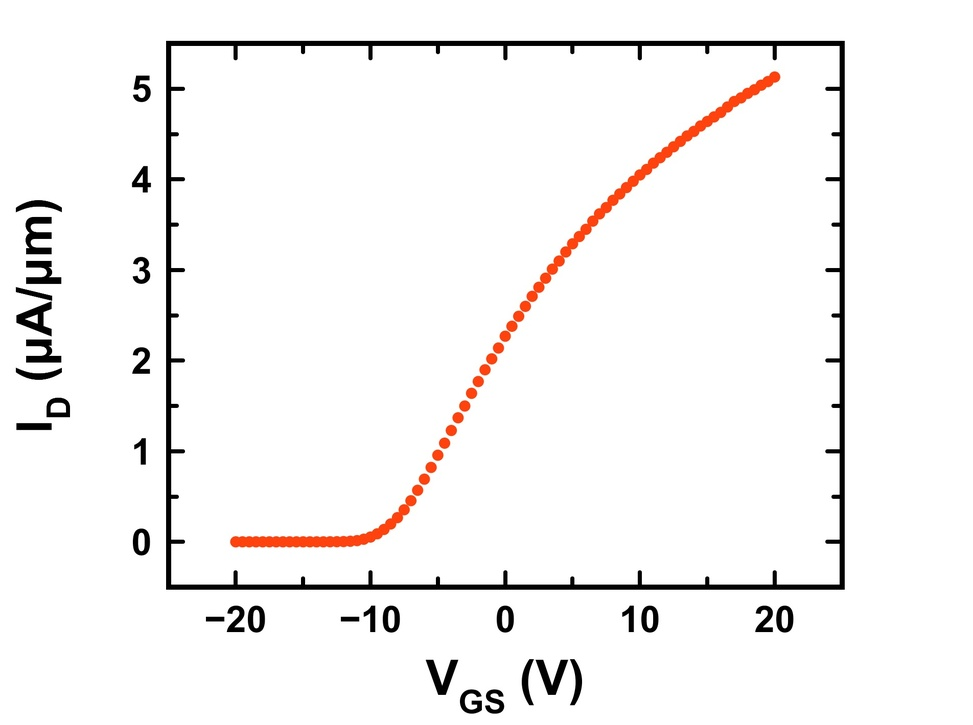
%> input picture data_in_report/Linear_circle.jpg, 973 x 725 px, shrunk from 1904 x 1420 before the run
$ octave --eval "result = detect_axis(rgb2gray(imread('data_in_report/Linear_circle.jpg')));"   (GNU Octave 9; MATLAB toolbox functions it lacks are replaced by stand-ins)
%> lines starting %> are read from the running program, lines starting %| are printed output that depends on the picture; in (x1, y1, x2, y2) boxes, pixels count from 0 and x2, y2 are one past the last pixel; in counts of white or black regions, pixels touching at a corner belong together; the program's own positions count from 1
function [origin,xaxis,yaxis] = detect_axis(image)

[~, threshold] = edge(image, 'sobel');
fudgeFactor = .5;
BWhorz = edge(image,'sobel', threshold * fudgeFactor, 'horizontal');
%figure, imshow(BWhorz), title('binary gradient mask horz');

fudgeFactor = .5;
BWvert = edge(image,'sobel', threshold * fudgeFactor, 'vertical');
%figure, imshow(BWvert), title('binary gradient mask vert');

% coordinates of the origin, endpts of x and y axis
[h, w] = size(BWhorz);

%find y axis
startCol = 1;
axisCol = 1;
while axisCol == 1
    currCol = BWvert(:, startCol);
    condIndsY = find(currCol == 1);
    numPixelsTrue = size(condIndsY, 1);
    if numPixelsTrue > h/2
        axisCol = startCol;
        break;
    end
    startCol = startCol + 1;
end

%find x axis (assumption that there is an X axis on bottom of graph)
startRow = h;
axisRow = 1;
while axisRow == 1
    currRow = BWhorz(startRow, :);
    condIndsX = find(currRow);
    numPixelsTrue = size(condIndsX, 2);
    if numPixelsTrue > w/2
        axisRow = startRow;
        break;
    end
    startRow = startRow - 1;
end

xStart = 0;
yStart = 0;
xEnd = 0;
yEnd = 0;

%find y axis start and end
if axisCol < w * (2/3)
    justYAxis = imopen(BWvert,ones(35, 1));
    yaxisInds = find(BWvert(:,axisCol) == 1);
    yMax = yaxisInds(1);
end

%find x axis start and end
if axisRow > h * (2/3)
    justXAxis = imopen(BWhorz,ones(1, 35));
    xAxisInds = find(BWhorz(axisRow,:) == 1);
    xMax = xAxisInds(end);
end

%let starts be at the origin

% determine origin
originx = axisCol;
originy = axisRow;

xMin = originx;
yMin = originy;

figure, imshow(BWvert);
hold on;
plot(originx, originy, 'b*');

origin = [originx,originy];

xaxis = [xMin xMax];
yaxis = [yMin yMax];

end
%> in detect_axis, `[~, threshold] = edge(image, 'sobel');`: threshold = 0.147
%> in detect_axis, `BWhorz = edge(image,'sobel', threshold * fudgeFactor, 'horizontal');`:
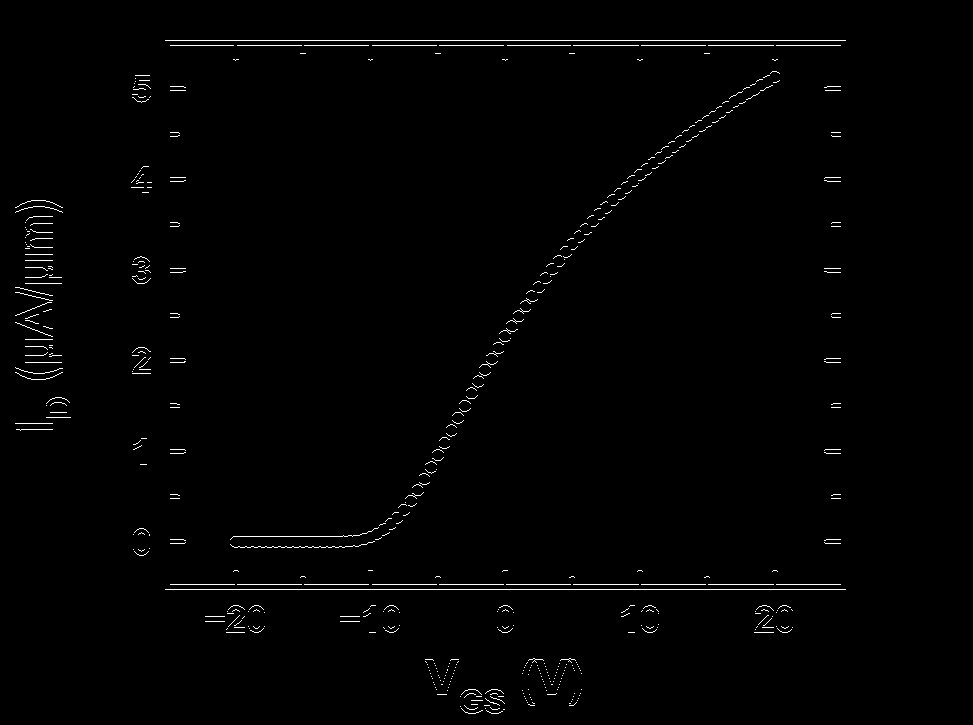
%> BWhorz: size 725x973 logical; 1% white in thin lines or dots, all inside (x1, y1, x2, y2) = (15, 40, 846, 714)
%> in detect_axis, `BWvert = edge(image,'sobel', threshold * fudgeFactor, 'vertical');`:
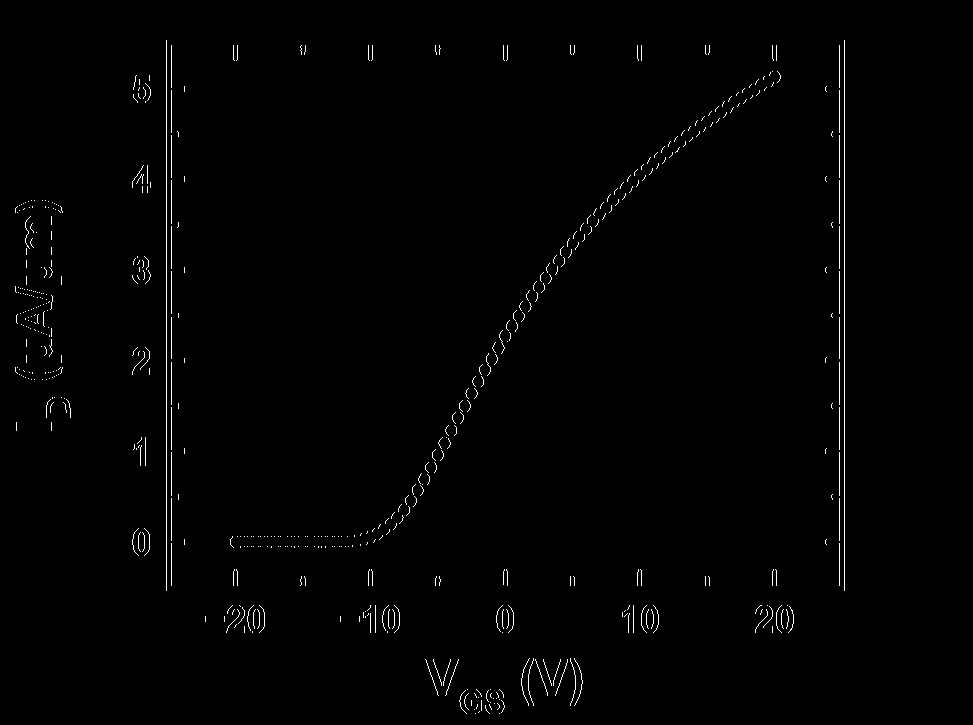
%> BWvert: size 725x973 logical; 0.88% white in thin lines or dots, all inside (x1, y1, x2, y2) = (15, 40, 845, 714)
%> the loop in detect_axis, `while axisCol == 1` made 167 passes
%> (condIndsY, numPixelsTrue) on passes 18 to 20: ([207; 213; 315; 324; 368; 374], 6), ([288; 293], 2), ([206; 211; 370; 375], 4)
%> after the loop in detect_axis, `while axisCol == 1`: axisCol = 167
%> the loop in detect_axis, `while axisRow == 1` made 136 passes
%> (condIndsX, numPixelsTrue) on passes 13, 14, 15, 17, 18, 19, 21, 22, 23, 24, 26, 27: ([466 467 468 477 478 479 490 491 500 501], 10), ([465 480 481 488 489 502 503], 7), ([464 482 483 487], 4), ([462 468 469 476 477 486 492 499 500], 9), ([467 478 491], 3), ([461 466], 2), ([472 473 474 475 476 477 478 498 499 529 530 575], 12), ([494 495 496 497 505 534 535 570 571 576], 10), ([491 492 493 494 504 528 533 577], 8), ([490 503 572], 3), ([487 498 499 500 532 573], 6), ([486 494 495 496 497 526 579], 7)
%> numPixelsTrue on passes 1 to 6: 0, 0, 0, 0, 0, 0
%> after the loop in detect_axis, `while axisRow == 1`: axisRow = 590
%> in detect_axis, `justYAxis = imopen(BWvert,ones(35, 1));`:
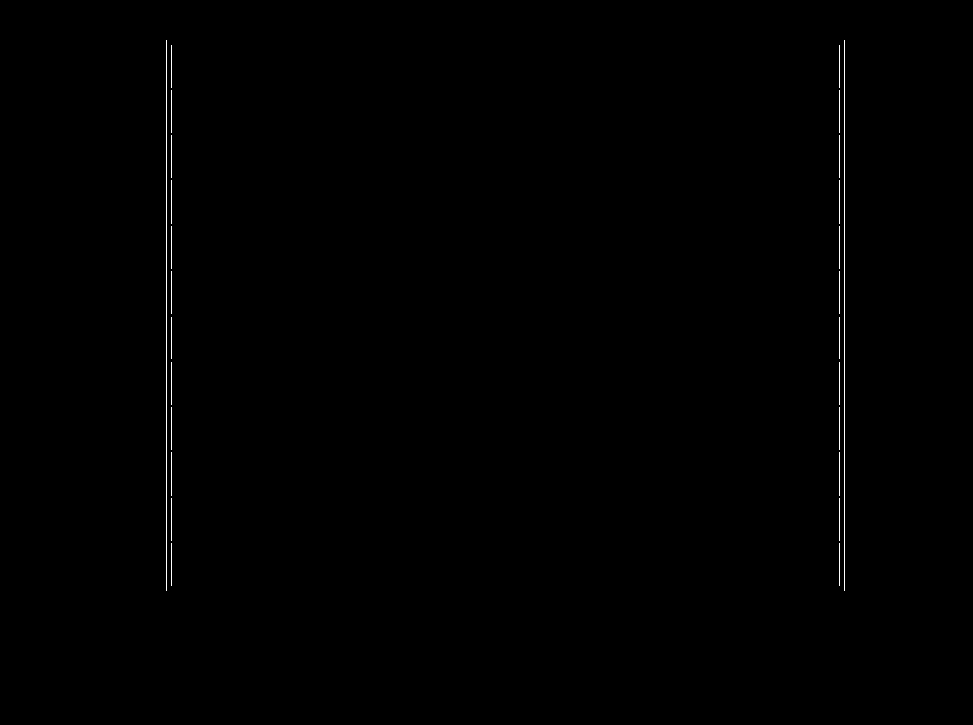
%> justYAxis: size 725x973 logical; 0.3% white in thin lines or dots, all inside (x1, y1, x2, y2) = (166, 40, 845, 591)
%> in detect_axis, `yaxisInds = find(BWvert(:,axisCol) == 1);`: yaxisInds = 551 values from 41 to 591
%> in detect_axis, `yMax = yaxisInds(1);`: yMax = 41
%> in detect_axis, `justXAxis = imopen(BWhorz,ones(1, 35));`:
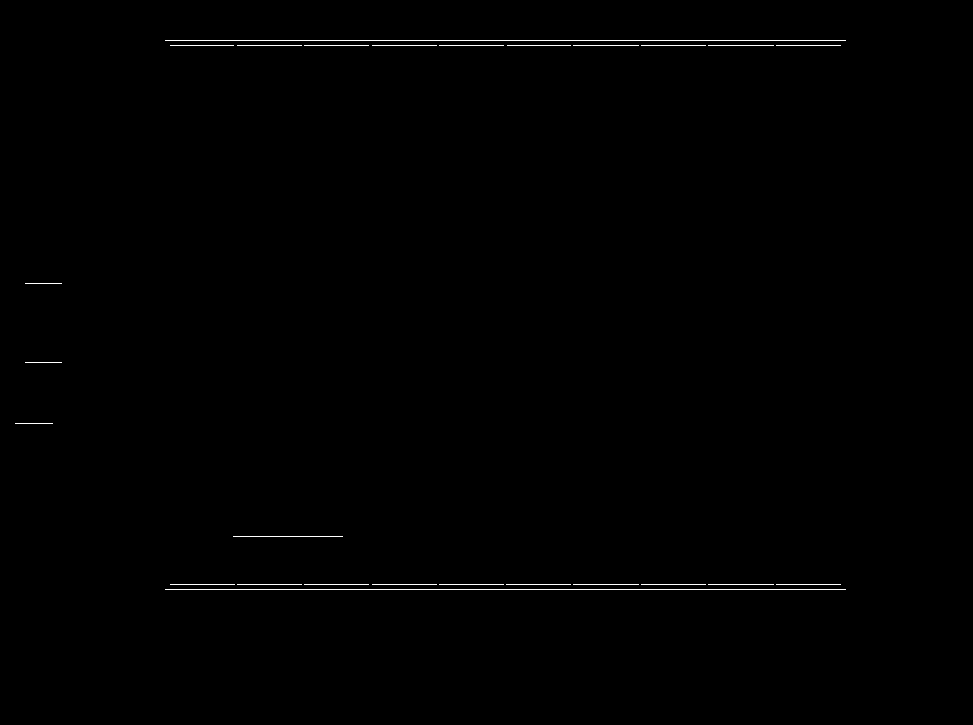
%> justXAxis: size 725x973 logical; 0.41% white in thin lines or dots, all inside (x1, y1, x2, y2) = (15, 40, 846, 590)
%> in detect_axis, `xAxisInds = find(BWhorz(axisRow,:) == 1);`: xAxisInds = 681 values from 166 to 846
%> in detect_axis, `xMax = xAxisInds(end);`: xMax = 846
%> in detect_axis, `originx = axisCol;`: originx = 167
%> in detect_axis, `originy = axisRow;`: originy = 590
%> in detect_axis, `xMin = originx;`: xMin = 167
%> in detect_axis, `yMin = originy;`: yMin = 590
%> in detect_axis, `origin = [originx,originy];`: origin = [167 590]
%> in detect_axis, `xaxis = [xMin xMax];`: xaxis = [167 846]
%> in detect_axis, `yaxis = [yMin yMax];`: yaxis = [590 41]
%> `result = detect_axis(rgb2gray(imread('data_in_report/Linear_circle.jpg..`:
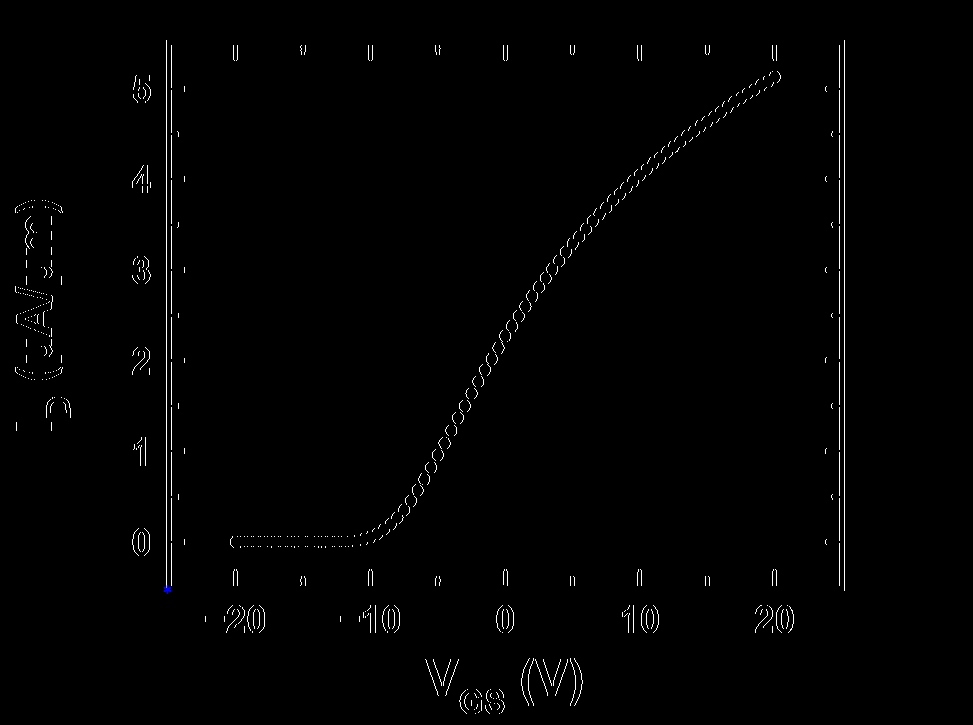
%> figure redrawn from the program's plot data
%> `result = detect_axis(rgb2gray(imread('data_in_report/Linear_circle.jpg..`: result = [167 590]

$ run again, on data_in_report/Linear_line.jpg
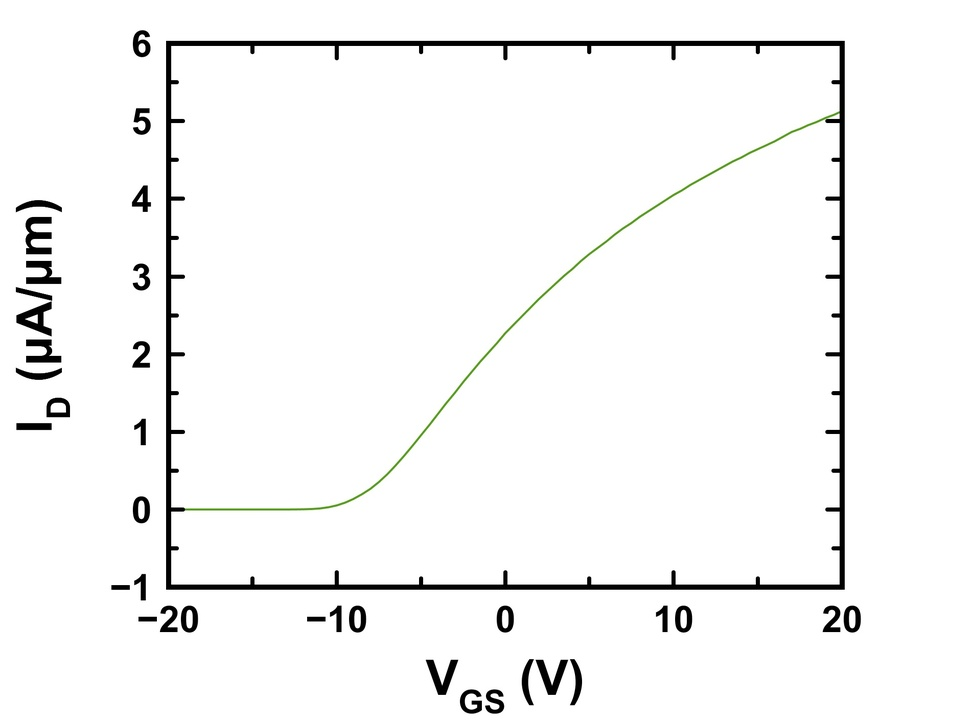
%> input picture data_in_report/Linear_line.jpg, 973 x 725 px, shrunk from 1904 x 1420 before the run
%> threshold = 0.148
%> in detect_axis, `BWhorz = edge(image,'sobel', threshold * fudgeFactor, 'horizontal');`:
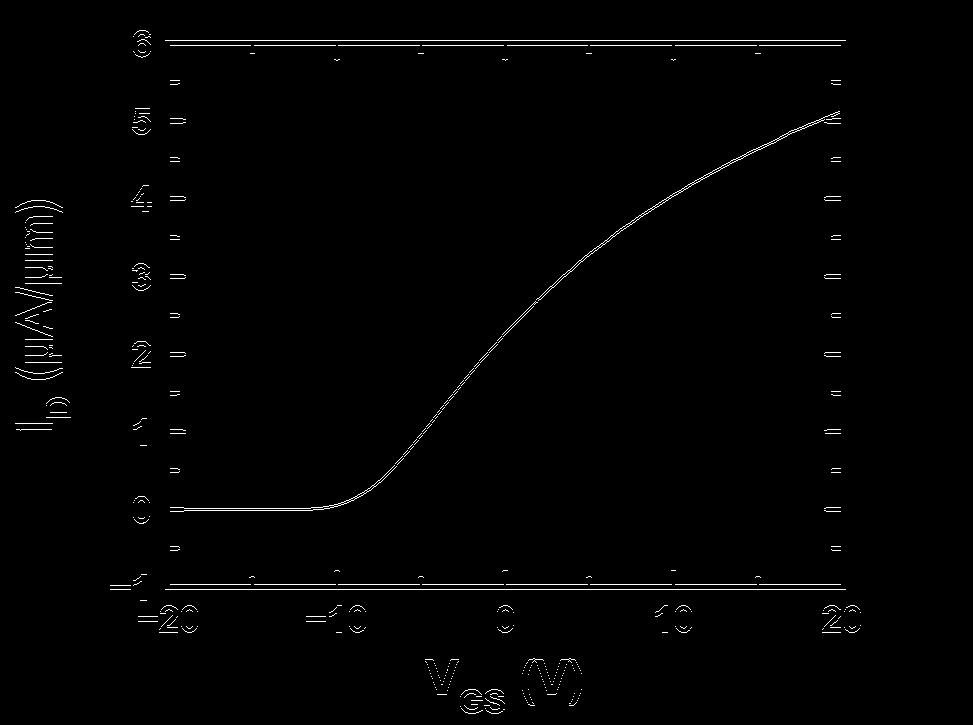
%> BWhorz: size 725x973 logical; 1% white in thin lines or dots, all inside (x1, y1, x2, y2) = (15, 30, 861, 714)
%> the loop in detect_axis, `while axisCol == 1` made 167 passes
%> (condIndsY, numPixelsTrue) on passes 18 to 20: ([207; 213; 315; 324; 368; 374], 6), ([288; 293], 2), ([206; 211; 370; 375], 4)
%> after the loop in detect_axis, `while axisCol == 1`: axisCol = 167
%> the loop in detect_axis, `while axisRow == 1` made 136 passes
%> (condIndsX, numPixelsTrue) on passes 13, 14, 15, 17, 18, 19, 21, 22: ([466 467 468 477 478 479 490 491 500 501], 10), ([465 480 481 488 489 502 503], 7), ([464 482 483 487], 4), ([462 468 469 476 477 486 492 499 500], 9), ([467 478 491], 3), ([461 466], 2), ([472 473 474 475 476 477 478 498 499 529 530 575], 12), ([494 495 496 497 505 534 570 571 576], 9)
%> after the loop in detect_axis, `while axisRow == 1`: axisRow = 590
%> justYAxis: size 725x973 logical; 0.3% white in thin lines or dots, all inside (x1, y1, x2, y2) = (166, 40, 845, 591)
%> yaxisInds = 554 values from 41 to 622
%> yMax = 41
%> justXAxis: size 725x973 logical; 0.43% white in thin lines or dots, all inside (x1, y1, x2, y2) = (15, 40, 846, 590)
%> xAxisInds = 702 values from 111 to 846
%> xMax = 846
%> originx = 167
%> originy = 590
%> xMin = 167
%> yMin = 590
%> origin = [167 590]
%> xaxis = [167 846]
%> yaxis = [590 41]
%> `result = detect_axis(rgb2gray(imread('data_in_report/Linear_circle.jpg..`:
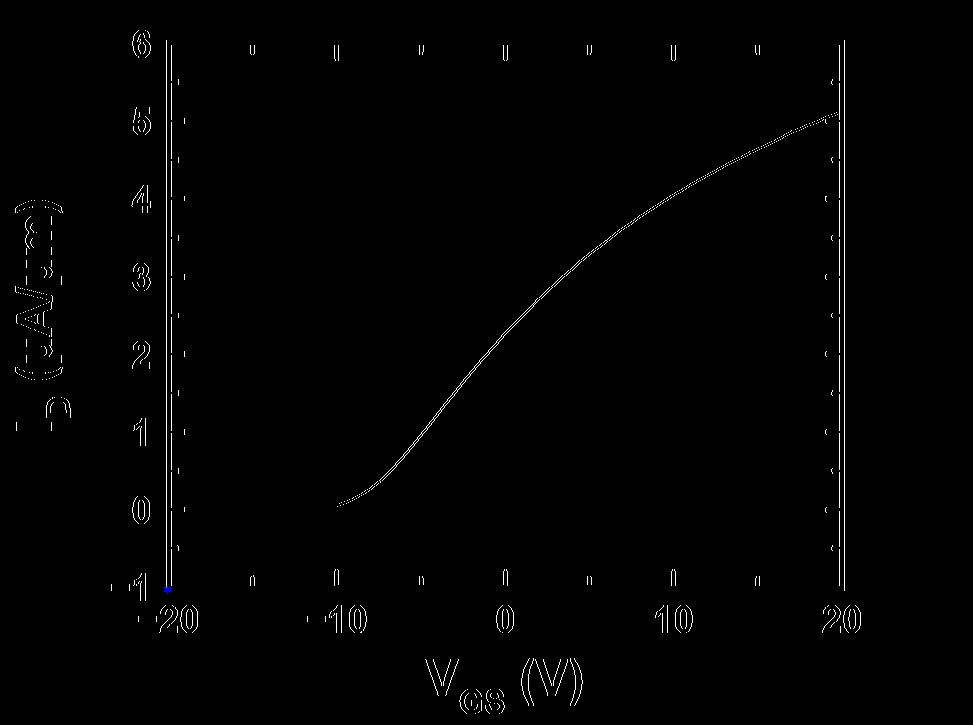
%> figure redrawn from the program's plot data
%> result = [167 590]
